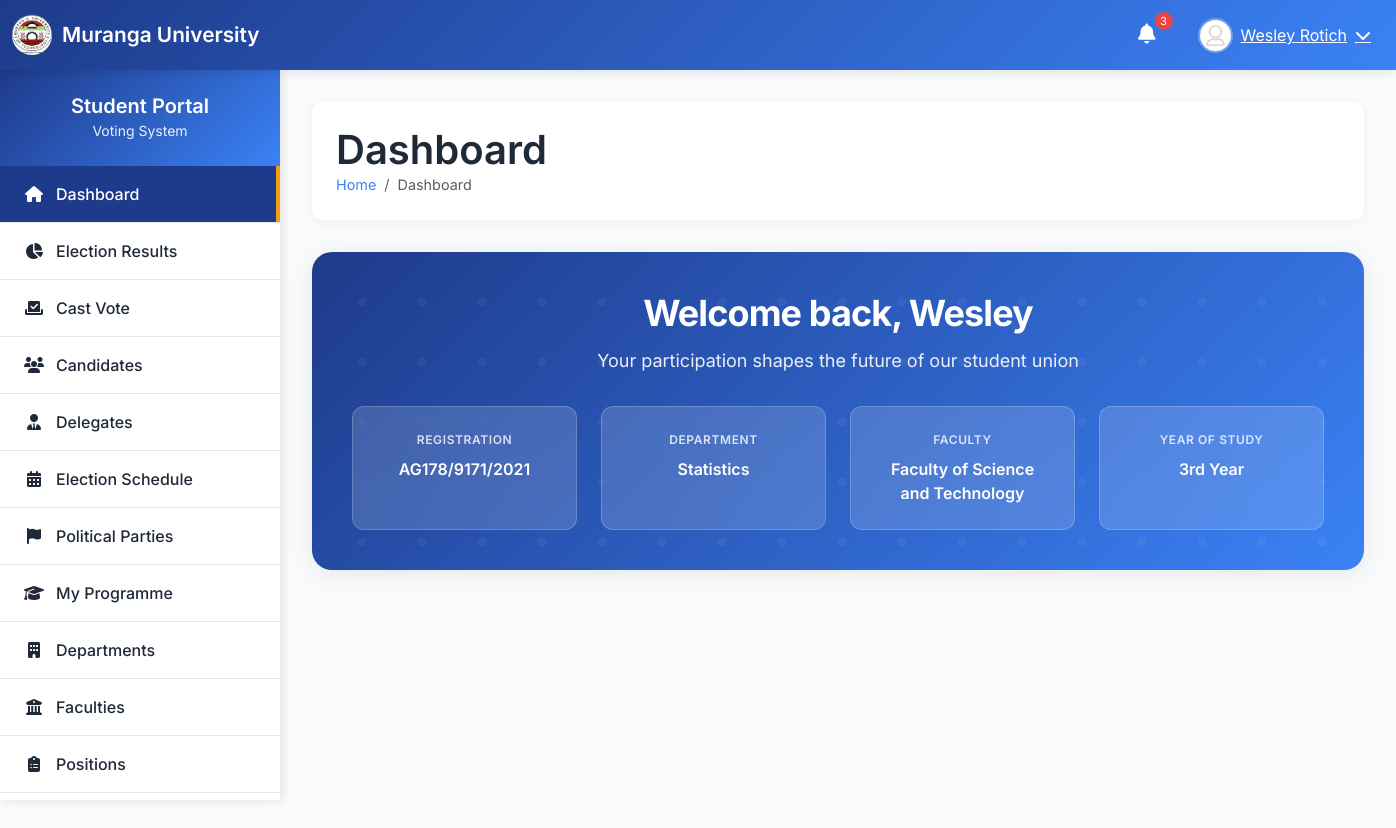
Page /dashboard/ (signed in) on the earlier database version.
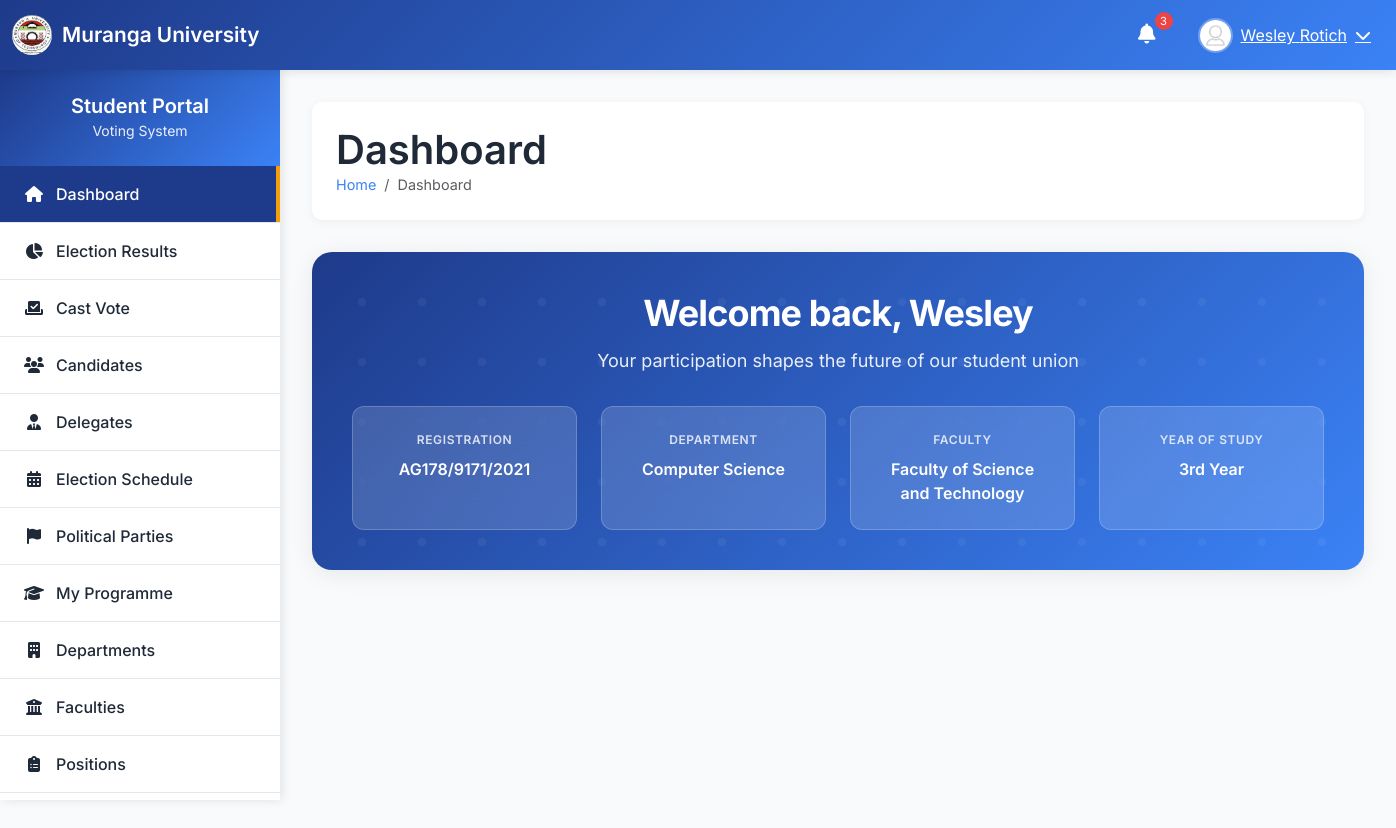
Same page on the later database version.
### voting/models.py (models this page shows, shortened)
class Student(AbstractBaseUser, PermissionsMixin):
    registration_number = models.CharField(
        max_length=20,
        unique=True,
        validators=[RegexValidator(
            regex=r'^[A-Z]{2}\d{3}/\d{4}/\d{4}$',
            message='Registration number must be in format: SC211/0530/2022'
        )]
    )
    birth_certificate_number = models.CharField(max_length=20)
    first_name = models.CharField(max_length=100 , null=True, blank=True)
    last_name = models.CharField(max_length=100, null=True, blank=True)
    email = models.EmailField(blank=True, null=True)
    phone_number = models.CharField(max_length=15, blank=True, null=True)
    programme = models.ForeignKey(Programme, on_delete=models.CASCADE, related_name='students',null=True, blank=True)
    year_of_study = models.IntegerField(choices=[(1, '1st Year'), (2, '2nd Year'), (3, '3rd Year'), (4, '4th Year'), (5, '5th Year')],null=True, blank=True)
    is_active = models.BooleanField(default=True)
    is_staff = models.BooleanField(default=False)
    date_joined = models.DateTimeField(default=timezone.now)
    last_login_ip = models.GenericIPAddressField(blank=True, null=True)
    objects = CustomUserManager()
    USERNAME_FIELD = 'registration_number'
    REQUIRED_FIELDS = ['birth_certificate_number', 'first_name', 'last_name']
    class Meta:
        db_table = 'voting_student'
    @property
    def full_name(self):
        return f"{self.first_name} {self.last_name}"
    @property
    def department(self):
        return self.programme.department
    @property
    def faculty(self):
        return self.programme.department.faculty

class Programme(models.Model):
    name = models.CharField(max_length=200)
    code = models.CharField(max_length=20)
    department = models.ForeignKey(Department, on_delete=models.CASCADE, related_name='programmes')
    created_at = models.DateTimeField(auto_now_add=True)
    class Meta:
        unique_together = ['name', 'department']

class Department(models.Model):
    name = models.CharField(max_length=200)
    code = models.CharField(max_length=10)
    faculty = models.ForeignKey(Faculty, on_delete=models.CASCADE, related_name='departments')
    created_at = models.DateTimeField(auto_now_add=True)
    class Meta:
        unique_together = ['name', 'faculty']

class Faculty(models.Model):
    name = models.CharField(max_length=200, unique=True)
    code = models.CharField(max_length=10, unique=True)
    created_at = models.DateTimeField(auto_now_add=True)
    class Meta:
        verbose_name_plural = "Faculties"

### voting/views.py (the view)
# urls.py: path('dashboard/', views.dashboard_view, name='dashboard'),
@login_required
def dashboard_view(request):
    current_election = get_current_election()
    if not current_election:
        messages.warning(request, "No active election at the moment.")
        return render(request, 'no_election.html')
    context = {
        'election': current_election,
        'student': request.user,
        'department': request.user.department,
        'faculty': request.user.faculty,
    }
    delegate_vote = DelegateVote.objects.filter(
        election=current_election,
        voter=request.user
    ).first()
    context['has_voted_for_delegate'] = delegate_vote is not None
    context['delegate_vote'] = delegate_vote
    available_delegates = Delegate.objects.filter(
        department=request.user.department,
        is_approved=True
    ).select_related('student', 'party')
    context['available_delegates'] = available_delegates
    try:
        delegate_profile = request.user.delegate_profile
        context['is_delegate'] = True
        context['delegate_profile'] = delegate_profile
        if current_election.is_main_voting_active:
            positions = Position.objects.all().order_by('order')
            candidates = Candidate.objects.filter(is_approved=True).select_related('student', 'party', 'position')
            delegate_votes = MainVote.objects.filter(
                election=current_election,
                delegate=delegate_profile
            ).select_related('candidate__position')
            voted_positions = {vote.candidate.position.id for vote in delegate_votes}
            context.update({
                'positions': positions,
                'candidates': candidates,
                'voted_positions': voted_positions,
                'delegate_votes': {vote.candidate.position.id: vote for vote in delegate_votes}
            })
    except Student.delegate_profile.RelatedObjectDoesNotExist:
        context['is_delegate'] = False
    return render(request, 'dashboard.html', context)

### voting/models.py (called while the page is built)
    @property
    def is_delegate_voting_active(self):
        now = timezone.now()
        return (self.current_phase == 'delegate_voting' and
                self.delegate_voting_start <= now <= self.delegate_voting_end)

### voting/utils.py (called while the page is built)
def get_client_ip(request):
    x_forwarded_for = request.META.get('HTTP_X_FORWARDED_FOR')
    if x_forwarded_for:
        ip = x_forwarded_for.split(',')[0]
    else:
        ip = request.META.get('REMOTE_ADDR')
    return ip

### voting/views.py (called while the page is built)
def get_current_election():
    return Election.objects.filter(is_active=True).first()

### templates/dashboard.html (shortened to what this page needs)
{% extends 'base.html' %}
{% load static %}
{% block content %}
<section class="welcome-hero" role="banner">
    <div class="welcome-content">
        <h1 class="welcome-title">
            Welcome back, {{ student.first_name }}
        </h1>
        <p class="welcome-subtitle">
            Your participation shapes the future of our student union
        </p>
        <div class="student-metrics">
            <div class="metric-card">
                <div class="metric-label">Registration</div>
                <div class="metric-value">{{ student.registration_number }}</div>
            </div>
            <div class="metric-card">
                <div class="metric-label">Department</div>
                <div class="metric-value">
                    {% if student.programme.department %}
                        {{ student.programme.department.name }}
                    {% else %}
                        Not Assigned
                    {% endif %}
                </div>
            </div>
            <div class="metric-card">
                <div class="metric-label">Faculty</div>
                <div class="metric-value">
                    {% if student.programme.department.faculty %}
                        {{ student.programme.department.faculty.name }}
                    {% else %}
                        Not Assigned
                    {% endif %}
                </div>
            </div>
            <div class="metric-card">
                <div class="metric-label">Year of Study</div>
                <div class="metric-value">
                    {{ student.get_year_of_study_display|default:"Not Set" }}
                </div>
            </div>
        </div>
    </div>
</section>
{% if election %}
<div class="dashboard-grid">
    <div class="main-content">
    </div>
    <aside class="sidebar-content" role="complementary">
    </aside>
</div>
{% endif %}
{% endblock %}

### templates/base.html (shortened to what this page needs)
{% load static %}
<!DOCTYPE html>
<html lang="en">
<head>
    <link href="https://cdnjs.cloudflare.com/ajax/libs/bootstrap/5.3.0/css/bootstrap.min.css" rel="stylesheet">
    <link href="https://cdnjs.cloudflare.com/ajax/libs/font-awesome/6.4.0/css/all.min.css" rel="stylesheet">
</head>
<body>
    <nav class="navbar navbar-expand-lg navbar-custom">
        <div class="container-fluid">
            <a class="navbar-brand" href="{% url 'dashboard'%}">
                <img src="{% static 'img/logo.png'%}" alt="MU Logo">
                Muranga University
            </a>
            <div class="d-flex align-items-center">
                <div class="dropdown me-3">
                    <button class="btn btn-link text-white position-relative" type="button" data-bs-toggle="dropdown">
                        <i class="fas fa-bell fs-5"></i>
                        <span class="notification-badge">3</span>
                    </button>
                </div>
                <div class="dropdown user-dropdown">
                    <button class="btn btn-link text-white d-flex align-items-center" type="button" data-bs-toggle="dropdown">
                        <img src="{% static 'img/avatar.png'%}" alt="Avatar" class="user-avatar me-2">
                        <span class="d-none d-md-inline">{{ user.first_name }} {{ user.last_name }}</span>
                        <i class="fas fa-chevron-down ms-2"></i>
                    </button>
                </div>
            </div>
        </div>
    </nav>
    <div class="sidebar" id="sidebar">
        <div class="sidebar-header">
            <h5>Student Portal</h5>
            <small>Voting System</small>
        </div>
        <ul class="sidebar-menu">
            <li><a href="{% url 'dashboard'%}" class="active"><i class="fas fa-home"></i>Dashboard</a></li>
            <li><a href="{% url 'results'%}"><i class="fas fa-chart-pie"></i>Election Results</a></li>
            <li><a href="#"><i class="fas fa-vote-yea"></i>Cast Vote</a></li>
            <li><a href="#"><i class="fas fa-users"></i>Candidates</a></li>
            <li><a href="#"><i class="fas fa-user-tie"></i>Delegates</a></li>
            <li><a href="#"><i class="fas fa-calendar-alt"></i>Election Schedule</a></li>
            <li><a href="#"><i class="fas fa-flag"></i>Political Parties</a></li>
            <li><a href="#"><i class="fas fa-graduation-cap"></i>My Programme</a></li>
            <li><a href="#"><i class="fas fa-building"></i>Departments</a></li>
            <li><a href="#"><i class="fas fa-university"></i>Faculties</a></li>
            <li><a href="#"><i class="fas fa-clipboard-list"></i>Positions</a></li>
            <li><a href="#">Voting History</a></li>
        </ul>
    </div>
    <div class="main-content">
        <div class="content-header">
            <div class="d-flex justify-content-between align-items-center">
                <div>
                    <h1>{% block page_title %}Dashboard{% endblock %}</h1>
                    <nav aria-label="breadcrumb">
                        <ol class="breadcrumb">
                            {% block breadcrumbs %}
                            <li class="breadcrumb-item"><a href="#">Home</a></li>
                            <li class="breadcrumb-item active" aria-current="page">Dashboard</li>
                            {% endblock %}
                        </ol>
                    </nav>
                </div>
            </div>
        </div>
        <div class="content-body">
            {% block content %}{% endblock %}
        </div>
    </div>
</body>
</html>

### templates/base.html (style rules this page uses)
:root { --primary-color: #1e3a8a; --secondary-color: #3b82f6; --accent-color: #f59e0b; --success-color: #10b981; --danger-color: #ef4444; --dark-color: #1f2937; --light-color: #f8fafc; --sidebar-width: 280px; --navbar-height: 70px; }
* { margin: 0; padding: 0; box-sizing: border-box; }
body { font-family: 'Inter', sans-serif; background-color: var(--light-color); overflow-x: hidden; }
.navbar-custom { height: var(--navbar-height); background: linear-gradient(135deg, var(--primary-color), var(--secondary-color)); box-shadow: 0 2px 10px rgba(0,0,0,0.1); position: fixed; top: 0; left: 0; right: 0; z-index: 1030; transition: all 0.3s ease; }
.navbar-brand { color: white !important; font-weight: 600; font-size: 1.3rem; display: flex; align-items: center; }
.navbar-brand img { width: 40px; height: 40px; margin-right: 10px; border-radius: 50%; }
.sidebar { position: fixed; top: var(--navbar-height); left: -var(--sidebar-width); width: var(--sidebar-width); height: calc(100vh - var(--navbar-height)); background: white; box-shadow: 2px 0 10px rgba(0,0,0,0.1); transition: all 0.3s ease; z-index: 1020; overflow-y: auto; }
.sidebar-header { padding: 1.5rem; background: linear-gradient(135deg, var(--primary-color), var(--secondary-color)); color: white; text-align: center; }
.sidebar-header h5 { margin: 0; font-weight: 600; }
.sidebar-header small { opacity: 0.9; }
.sidebar-menu { padding: 0; list-style: none; }
.sidebar-menu li { border-bottom: 1px solid #e5e7eb; }
.sidebar-menu a { display: flex; align-items: center; padding: 1rem 1.5rem; color: var(--dark-color); text-decoration: none; transition: all 0.3s ease; font-weight: 500; }
.sidebar-menu a.active { background-color: var(--primary-color); color: white; border-right: 4px solid var(--accent-color); }
.sidebar-menu i { width: 20px; margin-right: 12px; text-align: center; }
.main-content { margin-top: var(--navbar-height); padding: 2rem; transition: all 0.3s ease; min-height: calc(100vh - var(--navbar-height)); }
.content-header { background: white; padding: 1.5rem; border-radius: 10px; box-shadow: 0 2px 10px rgba(0,0,0,0.05); margin-bottom: 2rem; }
.content-header h1 { color: var(--dark-color); font-weight: 600; margin: 0; }
.breadcrumb { background: none; padding: 0; margin: 0; font-size: 0.9rem; }
.breadcrumb-item a { color: var(--secondary-color); text-decoration: none; }
.user-dropdown { position: relative; }
.user-avatar { width: 35px; height: 35px; border-radius: 50%; border: 2px solid rgba(255,255,255,0.3); }
@media (min-width: 992px) { .sidebar { left: 0; } }
@media (min-width: 992px) { .main-content { margin-left: var(--sidebar-width); } }
.notification-badge { position: absolute; top: -5px; right: -5px; background: var(--danger-color); color: white; border-radius: 50%; width: 18px; height: 18px; font-size: 0.7rem; display: flex; align-items: center; justify-content: center; }

Differences in the rows shown:
changed Student "Wesley": programme.department.name "Statistics" → "Computer Science"
